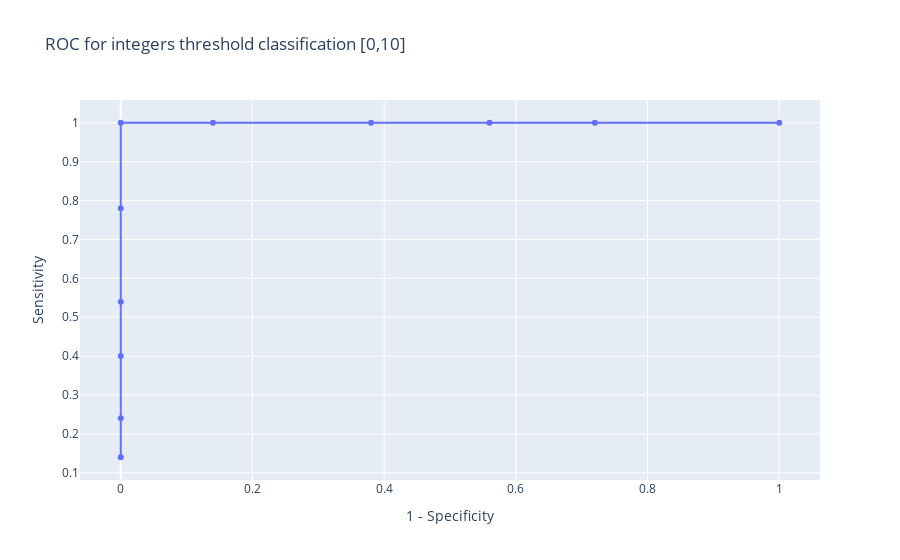

The cell this chart's notebook holds for it:
### Code cell
df = threshold_roc(0, 11, data_set)

fig = go.Figure(data=go.Scatter(x=1-df['specificity'],
                                y=df["sensitivity"],
                                text=[f"Threshold: {_}" for _ in df["threshold"]],
                                mode='markers+lines'))
fig.update_layout(title_text="ROC for integers threshold classification [0,10]",
                  xaxis=dict(title="1 - Specificity"),
                  yaxis=dict(title="Sensitivity")
                  )

fig.show()

### Figure 1 — Plotly figure (JSON) as saved in the notebook; plotly's stock layout.template omitted (floating-point values rounded to 4 significant figures)
{"data": [{"mode": "markers+lines", "text": ["Threshold: 0", "Threshold: 1", "Threshold: 2", "Threshold: 3", "Threshold: 4", "Threshold: 5", "Threshold: 6", "Threshold: 7", "Threshold: 8", "Threshold: 9", "Threshold: 10"], "type": "scatter", "x": [1, 0.72, 0.56, 0.38, 0.14, 0, 0, 0, 0, 0, 0], "y": [1, 1, 1, 1, 1, 1, 0.78, 0.54, 0.4, 0.24, 0.14]}], "layout": {"title": {"text": "ROC for integers threshold classification [0,10]"}, "xaxis": {"title": {"text": "1 - Specificity"}}, "yaxis": {"title": {"text": "Sensitivity"}}}}
